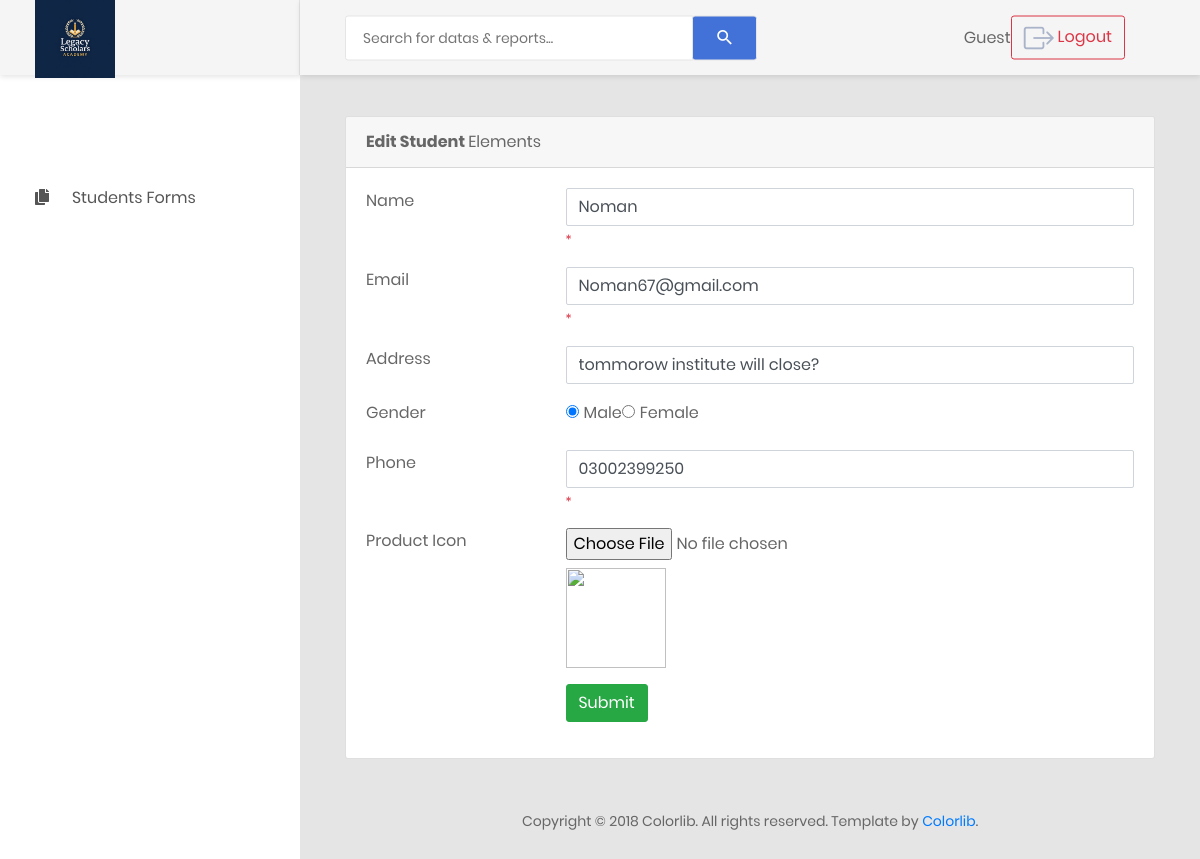
The app's page /editform.php?editid=7 with its own data.
### tables this page shows
CREATE TABLE `student_inquiry` (
  `id` int(11) NOT NULL,
  `name` varchar(255) NOT NULL,
  `email` varchar(255) NOT NULL,
  `Address` text DEFAULT NULL,
  `gender` varchar(20) NOT NULL,
  `Phone` varchar(20) DEFAULT NULL,
  `photo` varchar(250) DEFAULT NULL
);

### editform.php (the view, shortened to what this page needs)
<?php
include('inc.header.php');
$name=$email=$address=$gender=$phone=$nameError=$emailError=$phoneError=$img="";
if($_SERVER['REQUEST_METHOD'] == 'GET' && isset($_GET['editid'])) {
    $editid = $_GET['editid'];
    $sql = "SELECT * FROM student_inquiry WHERE id='$editid'";
    $result = mysqli_query($conn, $sql);
    if (mysqli_num_rows($result) > 0) {
        $row = mysqli_fetch_assoc($result);
        $name = $row['name'];
        $email = $row['email'];
        $address = $row['Address'];
        $gender = $row['gender'];
        $phone = $row['Phone'];
    }
}
?>
<div class="main-content">
    <div class="section__content section__content--p30">
        <div class="container-fluid">
            <div class="row">
                <div class="col-lg-12">
                    <div class="card">
                        <div class="card-header">
                            <strong>Edit Student </strong> Elements
                        </div>
                        <div class="card-body card-block">
                            <form action="view.php" method="post" enctype="multipart/form-data" class="form-horizontal">
    <div class="row form-group">
        <div class="col col-md-3">
            <label for="name" class="form-control-label">Name</label>
        </div>
        <div class="col-12 col-md-9">
            <input type="text" id="name" name="name" placeholder="Enter your name" value="<?php echo $name; ?>" class="form-control">
            <small class="text-danger form-text">* <?php echo $nameError; ?></small>
        </div>
    </div>
    <div class="row form-group">
        <div class="col col-md-3">
            <label for="email" class="form-control-label">Email</label>
        </div>
        <div class="col-12 col-md-9">
            <input type="email" id="email" name="email" placeholder="Enter your Email" value="<?php echo $email; ?>" class="form-control">
            <small class="text-danger form-text">* <?php echo $emailError; ?></small>
        </div>
    </div>
    <div class="row form-group">
        <div class="col col-md-3">
            <label for="Address" class="form-control-label">Address</label>
        </div>
        <div class="col-12 col-md-9">
            <input type="text" id="message" name="address" placeholder="Enter your Address" value="<?php echo $address; ?>" class="form-control">
        </div>
    </div>
    <div class="row form-group">
        <div class="col col-md-3">
            <label class="form-control-label">Gender</label>
        </div>
        <div class="col col-md-9">
            <div class="form-check-inline form-check">
                <label for="gender_male" class="form-check-label">
                    <input type="radio" id="gender_male" name="gender" value="male" class="form-check-input" <?php if($gender=='male') echo 'checked'; ?>>Male
                </label>
                <label for="gender_female" class="form-check-label">
                    <input type="radio" id="gender_female" name="gender" value="female" class="form-check-input" <?php if($gender=='female') echo 'checked'; ?>>Female
                </label>
            </div>
        </div>
    </div>
    <div class="row form-group">
        <div class="col col-md-3">
            <label for="phone" class="form-control-label">Phone</label>
        </div>
        <div class="col-12 col-md-9">
            <input type="text" id="phone" name="phone" placeholder="Enter your phone number" value="<?php echo $phone; ?>" class="form-control">
            <small class="text-danger form-text">* <?php echo $phoneError; ?></small>
        </div>
    </div>
    <div class="row form-group">
        <div class="col col-md-3">
            <label for="imgfile" class="form-control-label">Product Icon</label>
        </div>
        <div class="col-12 col-md-9">
            <input type="file" id="imgfile" name="imgfile" class="form-control-file">
            <img src="" id="imgid" width="100" alt="" class="mt-2">
        </div>
    </div>
    <div class="row form-group">
        <div class="col col-md-3"></div>
        <div class="col-12 col-md-9">
            <button type="submit" name="update_btn" class="btn btn-success">Submit</button>
        </div>
    </div>
</form>
                        </div>
                    </div>
                </div>
            </div>
            <div class="row">
                <div class="col-md-12">
                    <div class="copyright">
                        <p>Copyright © 2018 Colorlib. All rights reserved. Template by <a
                                href="https://colorlib.com">Colorlib</a>.</p>
                    </div>
                </div>
            </div>
        </div>
    </div>
</div>
<?php include('inc.footer.php'); ?>

### records on screen
student_inquiry: name "Noman", email "Noman67@gmail.com", address "tommorow institute will close?", gender "☑ Male", gender "☐ Female", phone "03002399250"

### other values on screen
$_SESSION['user_names'] "Guest"
